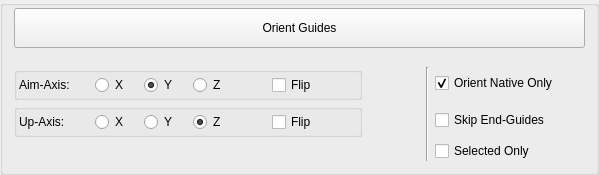
           <widget class="QGroupBox" name="orientGuides_gbx">
            <property name="title">
             <string/>
            </property>
            <layout class="QGridLayout" name="gridLayout_20">
             <property name="topMargin">
              <number>2</number>
             </property>
             <property name="verticalSpacing">
              <number>4</number>
             </property>
             <item row="2" column="0">
              <widget class="QGroupBox" name="groupBox_7">
               <property name="title">
                <string/>
               </property>
               <layout class="QHBoxLayout" name="horizontalLayout_11">
                <property name="spacing">
                 <number>6</number>
                </property>
                <property name="leftMargin">
                 <number>2</number>
                </property>
                <property name="topMargin">
                 <number>2</number>
                </property>
                <property name="rightMargin">
                 <number>2</number>
                </property>
                <property name="bottomMargin">
                 <number>2</number>
                </property>
                <item>
                 <widget class="QLabel" name="label_6">
                  <property name="minimumSize">
                   <size>
                    <width>70</width>
                    <height>0</height>
                   </size>
                  </property>
                  <property name="text">
                   <string>Aim-Axis: </string>
                  </property>
                 </widget>
                </item>
                <item>
                 <widget class="QRadioButton" name="goAimAxisX_rb">
                  <property name="text">
                   <string>X   </string>
                  </property>
                 </widget>
                </item>
                <item>
                 <widget class="QRadioButton" name="goAimAxisY_rb">
                  <property name="text">
                   <string>Y   </string>
                  </property>
                  <property name="checked">
                   <bool>true</bool>
                  </property>
                 </widget>
                </item>
                <item>
                 <widget class="QRadioButton" name="goAimAxisZ_rb">
                  <property name="text">
                   <string>Z</string>
                  </property>
                 </widget>
                </item>
                <item>
                 <spacer name="horizontalSpacer_15">
                  <property name="orientation">
                   <enum>Qt::Horizontal</enum>
                  </property>
                  <property name="sizeHint" stdset="0">
                   <size>
                    <width>40</width>
                    <height>20</height>
                   </size>
                  </property>
                 </spacer>
                </item>
                <item>
                 <widget class="QCheckBox" name="goFlipAim_cbx">
                  <property name="text">
                   <string>Flip</string>
                  </property>
                 </widget>
                </item>
                <item>
                 <spacer name="horizontalSpacer_20">
                  <property name="orientation">
                   <enum>Qt::Horizontal</enum>
                  </property>
                  <property name="sizeHint" stdset="0">
                   <size>
                    <width>40</width>
                    <height>20</height>
                   </size>
                  </property>
                 </spacer>
                </item>
               </layout>
              </widget>
             </item>
             <item row="3" column="0">
              <widget class="QGroupBox" name="groupBox_10">
               <property name="title">
                <string/>
               </property>
               <layout class="QHBoxLayout" name="horizontalLayout_13">
                <property name="spacing">
                 <number>6</number>
                </property>
                <property name="leftMargin">
                 <number>2</number>
                </property>
                <property name="topMargin">
                 <number>2</number>
                </property>
                <property name="rightMargin">
                 <number>2</number>
                </property>
                <property name="bottomMargin">
                 <number>2</number>
                </property>
                <item>
                 <widget class="QLabel" name="label_7">
                  <property name="minimumSize">
                   <size>
                    <width>70</width>
                    <height>0</height>
                   </size>
                  </property>
                  <property name="text">
                   <string>Up-Axis:</string>
                  </property>
                 </widget>
                </item>
                <item>
                 <widget class="QRadioButton" name="goUpAxisX_rb">
                  <property name="text">
                   <string>X   </string>
                  </property>
                 </widget>
                </item>
                <item>
                 <widget class="QRadioButton" name="goUpAxisY_rb">
                  <property name="text">
                   <string>Y   </string>
                  </property>
                 </widget>
                </item>
                <item>
                 <widget class="QRadioButton" name="goUpAxisZ_rb">
                  <property name="text">
                   <string>Z</string>
                  </property>
                  <property name="checked">
                   <bool>true</bool>
                  </property>
                 </widget>
                </item>
                <item>
                 <spacer name="horizontalSpacer_19">
                  <property name="orientation">
                   <enum>Qt::Horizontal</enum>
                  </property>
                  <property name="sizeHint" stdset="0">
                   <size>
                    <width>40</width>
                    <height>20</height>
                   </size>
                  </property>
                 </spacer>
                </item>
                <item>
                 <widget class="QCheckBox" name="goFlipUp_cbx">
                  <property name="text">
                   <string>Flip</string>
                  </property>
                 </widget>
                </item>
                <item>
                 <spacer name="horizontalSpacer_21">
                  <property name="orientation">
                   <enum>Qt::Horizontal</enum>
                  </property>
                  <property name="sizeHint" stdset="0">
                   <size>
                    <width>40</width>
                    <height>20</height>
                   </size>
                  </property>
                 </spacer>
                </item>
               </layout>
              </widget>
             </item>
             <item row="1" column="0" colspan="6">
              <spacer name="verticalSpacer_14">
               <property name="orientation">
                <enum>Qt::Vertical</enum>
               </property>
               <property name="sizeType">
                <enum>QSizePolicy::Fixed</enum>
               </property>
               <property name="sizeHint" stdset="0">
                <size>
                 <width>20</width>
                 <height>15</height>
                </size>
               </property>
              </spacer>
             </item>
             <item row="2" column="4" rowspan="3">
              <widget class="Line" name="line_10">
               <property name="accessibleName">
                <string>VLine</string>
               </property>
               <property name="orientation">
                <enum>Qt::Vertical</enum>
               </property>
              </widget>
             </item>
             <item row="2" column="3">
              <spacer name="horizontalSpacer_8">
               <property name="orientation">
                <enum>Qt::Horizontal</enum>
               </property>
               <property name="sizeHint" stdset="0">
                <size>
                 <width>40</width>
                 <height>20</height>
                </size>
               </property>
              </spacer>
             </item>
             <item row="3" column="5">
              <widget class="QCheckBox" name="goSkipEndGuide_cbx">
               <property name="minimumSize">
                <size>
                 <width>150</width>
                 <height>0</height>
                </size>
               </property>
               <property name="text">
                <string>Skip End-Guides</string>
               </property>
              </widget>
             </item>
             <item row="3" column="3">
              <spacer name="horizontalSpacer_9">
               <property name="orientation">
                <enum>Qt::Horizontal</enum>
               </property>
               <property name="sizeHint" stdset="0">
                <size>
                 <width>40</width>
                 <height>20</height>
                </size>
               </property>
              </spacer>
             </item>
             <item row="0" column="0" colspan="6">
              <widget class="QPushButton" name="orientGuide_btn">
               <property name="minimumSize">
                <size>
                 <width>50</width>
                 <height>40</height>
                </size>
               </property>
               <property name="text">
                <string>Orient Guides</string>
               </property>
              </widget>
             </item>
             <item row="4" column="5">
              <widget class="QCheckBox" name="goSelectedOnly_cbx">
               <property name="minimumSize">
                <size>
                 <width>150</width>
                 <height>0</height>
                </size>
               </property>
               <property name="text">
                <string>Selected Only</string>
               </property>
              </widget>
             </item>
             <item row="2" column="5">
              <widget class="QCheckBox" name="goOrientNativeOnly_cbx">
               <property name="minimumSize">
                <size>
                 <width>150</width>
                 <height>0</height>
                </size>
               </property>
               <property name="text">
                <string>Orient Native Only</string>
               </property>
               <property name="checked">
                <bool>true</bool>
               </property>
              </widget>
             </item>
            </layout>
           </widget>
